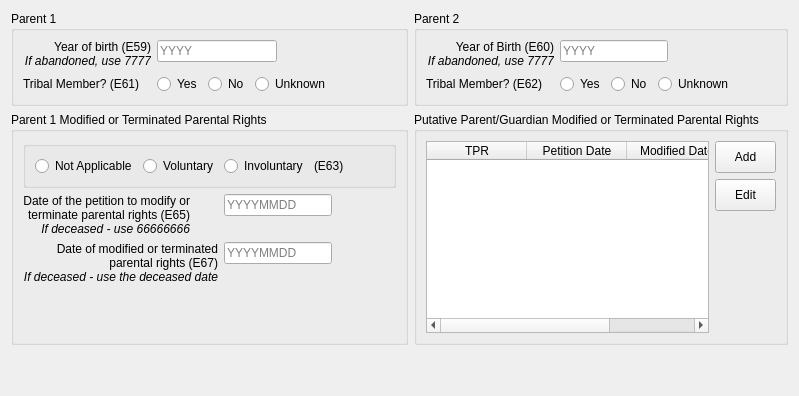
       <widget class="QWidget" name="parent_tab">
        <attribute name="title">
         <string>Parent/Guardian</string>
        </attribute>
        <layout class="QGridLayout" name="gridLayout_8">
         <item row="0" column="0">
          <layout class="QGridLayout" name="gridLayout_7">
           <item row="0" column="0">
            <widget class="QGroupBox" name="parent1_group_box">
             <property name="title">
              <string>Parent 1</string>
             </property>
             <layout class="QFormLayout" name="formLayout_5">
              <item row="0" column="0">
               <widget class="QLabel" name="e59_label">
                <property name="text">
                 <string>Year of birth (E59)&lt;br/&gt;&lt;i&gt;If abandoned, use 7777&lt;/i&gt;</string>
                </property>
                <property name="alignment">
                 <set>Qt::AlignRight|Qt::AlignTrailing|Qt::AlignVCenter</set>
                </property>
               </widget>
              </item>
              <item row="0" column="1">
               <layout class="QHBoxLayout" name="horizontalLayout_34">
                <item>
                 <widget class="QLineEdit" name="e59">
                  <property name="inputMask">
                   <string>9999</string>
                  </property>
                  <property name="placeholderText">
                   <string>YYYY</string>
                  </property>
                 </widget>
                </item>
                <item>
                 <spacer name="horizontalSpacer_25">
                  <property name="orientation">
                   <enum>Qt::Horizontal</enum>
                  </property>
                  <property name="sizeHint" stdset="0">
                   <size>
                    <width>40</width>
                    <height>20</height>
                   </size>
                  </property>
                 </spacer>
                </item>
               </layout>
              </item>
              <item row="1" column="0">
               <widget class="QLabel" name="label_13">
                <property name="text">
                 <string>Tribal Member? (E61)</string>
                </property>
               </widget>
              </item>
              <item row="1" column="1">
               <layout class="QHBoxLayout" name="horizontalLayout_26">
                <item>
                 <widget class="QRadioButton" name="e61_y">
                  <property name="text">
                   <string>Yes</string>
                  </property>
                  <attribute name="buttonGroup">
                   <string notr="true">e61</string>
                  </attribute>
                 </widget>
                </item>
                <item>
                 <widget class="QRadioButton" name="e61_n">
                  <property name="text">
                   <string>No</string>
                  </property>
                  <attribute name="buttonGroup">
                   <string notr="true">e61</string>
                  </attribute>
                 </widget>
                </item>
                <item>
                 <widget class="QRadioButton" name="e61_u">
                  <property name="text">
                   <string>Unknown</string>
                  </property>
                  <attribute name="buttonGroup">
                   <string notr="true">e61</string>
                  </attribute>
                 </widget>
                </item>
                <item>
                 <spacer name="horizontalSpacer_20">
                  <property name="orientation">
                   <enum>Qt::Horizontal</enum>
                  </property>
                  <property name="sizeHint" stdset="0">
                   <size>
                    <width>40</width>
                    <height>20</height>
                   </size>
                  </property>
                 </spacer>
                </item>
               </layout>
              </item>
             </layout>
            </widget>
           </item>
           <item row="1" column="0">
            <widget class="QGroupBox" name="parent1_tpr_group_box">
             <property name="title">
              <string>Parent 1 Modified or Terminated Parental Rights</string>
             </property>
             <layout class="QFormLayout" name="formLayout_6">
              <item row="0" column="0" colspan="2">
               <layout class="QHBoxLayout" name="horizontalLayout_9">
                <item>
                 <widget class="QGroupBox" name="groupBox_5">
                  <layout class="QHBoxLayout" name="horizontalLayout_11">
                   <item>
                    <widget class="QRadioButton" name="e63_na">
                     <property name="text">
                      <string>Not Applicable</string>
                     </property>
                     <attribute name="buttonGroup">
                      <string notr="true">e63</string>
                     </attribute>
                    </widget>
                   </item>
                   <item>
                    <widget class="QRadioButton" name="e63_v">
                     <property name="text">
                      <string>Voluntary</string>
                     </property>
                     <attribute name="buttonGroup">
                      <string notr="true">e63</string>
                     </attribute>
                    </widget>
                   </item>
                   <item>
                    <widget class="QRadioButton" name="e63_i">
                     <property name="text">
                      <string>Involuntary</string>
                     </property>
                     <attribute name="buttonGroup">
                      <string notr="true">e63</string>
                     </attribute>
                    </widget>
                   </item>
                   <item>
                    <widget class="QLabel" name="label">
                     <property name="text">
                      <string>(E63)</string>
                     </property>
                    </widget>
                   </item>
                   <item>
                    <spacer name="horizontalSpacer_29">
                     <property name="orientation">
                      <enum>Qt::Horizontal</enum>
                     </property>
                     <property name="sizeHint" stdset="0">
                      <size>
                       <width>40</width>
                       <height>20</height>
                      </size>
                     </property>
                    </spacer>
                   </item>
                  </layout>
                 </widget>
                </item>
               </layout>
              </item>
              <item row="1" column="0">
               <widget class="QLabel" name="e65_label">
                <property name="text">
                 <string>&lt;html&gt;&lt;head/&gt;&lt;body&gt;&lt;p&gt;Date of the petition to modify or &lt;br/&gt;terminate parental rights (E65)&lt;br/&gt;&lt;span style=&quot; font-style:italic;&quot;&gt;If deceased - use 66666666&lt;/span&gt;&lt;/p&gt;&lt;/body&gt;&lt;/html&gt;</string>
                </property>
                <property name="textFormat">
                 <enum>Qt::RichText</enum>
                </property>
                <property name="alignment">
                 <set>Qt::AlignRight|Qt::AlignTrailing|Qt::AlignVCenter</set>
                </property>
                <property name="wordWrap">
                 <bool>false</bool>
                </property>
               </widget>
              </item>
              <item row="1" column="1">
               <layout class="QHBoxLayout" name="horizontalLayout_36">
                <item>
                 <widget class="QLineEdit" name="e65">
                  <property name="inputMask">
                   <string>99999999</string>
                  </property>
                  <property name="placeholderText">
                   <string>YYYYMMDD</string>
                  </property>
                 </widget>
                </item>
                <item>
                 <spacer name="horizontalSpacer_27">
                  <property name="orientation">
                   <enum>Qt::Horizontal</enum>
                  </property>
                  <property name="sizeHint" stdset="0">
                   <size>
                    <width>40</width>
                    <height>20</height>
                   </size>
                  </property>
                 </spacer>
                </item>
               </layout>
              </item>
              <item row="2" column="0">
               <widget class="QLabel" name="e67_label">
                <property name="text">
                 <string>&lt;html&gt;&lt;head/&gt;&lt;body&gt;&lt;p&gt;Date of modified or terminated &lt;br/&gt;parental rights (E67)&lt;br/&gt;&lt;span style=&quot; font-style:italic;&quot;&gt;If deceased - use the deceased date&lt;/span&gt;&lt;br/&gt;&lt;/p&gt;&lt;/body&gt;&lt;/html&gt;</string>
                </property>
                <property name="alignment">
                 <set>Qt::AlignRight|Qt::AlignTrailing|Qt::AlignVCenter</set>
                </property>
                <property name="wordWrap">
                 <bool>false</bool>
                </property>
               </widget>
              </item>
              <item row="2" column="1">
               <layout class="QHBoxLayout" name="horizontalLayout_37">
                <item>
                 <widget class="QLineEdit" name="e67">
                  <property name="inputMask">
                   <string>99999999</string>
                  </property>
                  <property name="placeholderText">
                   <string>YYYYMMDD</string>
                  </property>
                 </widget>
                </item>
                <item>
                 <spacer name="horizontalSpacer_28">
                  <property name="orientation">
                   <enum>Qt::Horizontal</enum>
                  </property>
                  <property name="sizeHint" stdset="0">
                   <size>
                    <width>40</width>
                    <height>20</height>
                   </size>
                  </property>
                 </spacer>
                </item>
               </layout>
              </item>
             </layout>
            </widget>
           </item>
           <item row="0" column="1">
            <widget class="QGroupBox" name="parent2_group_box">
             <property name="title">
              <string>Parent 2</string>
             </property>
             <layout class="QFormLayout" name="formLayout">
              <item row="0" column="0">
               <widget class="QLabel" name="e60_label">
                <property name="text">
                 <string>Year of Birth (E60)&lt;br/&gt;&lt;i&gt;If abandoned, use 7777&lt;/i&gt;</string>
                </property>
                <property name="alignment">
                 <set>Qt::AlignRight|Qt::AlignTrailing|Qt::AlignVCenter</set>
                </property>
               </widget>
              </item>
              <item row="0" column="1">
               <layout class="QHBoxLayout" name="horizontalLayout_35">
                <item>
                 <widget class="QLineEdit" name="e60">
                  <property name="inputMask">
                   <string>9999</string>
                  </property>
                  <property name="placeholderText">
                   <string>YYYY</string>
                  </property>
                 </widget>
                </item>
                <item>
                 <spacer name="horizontalSpacer_26">
                  <property name="orientation">
                   <enum>Qt::Horizontal</enum>
                  </property>
                  <property name="sizeHint" stdset="0">
                   <size>
                    <width>40</width>
                    <height>20</height>
                   </size>
                  </property>
                 </spacer>
                </item>
               </layout>
              </item>
              <item row="1" column="0">
               <widget class="QLabel" name="label_14">
                <property name="text">
                 <string>Tribal Member? (E62)</string>
                </property>
               </widget>
              </item>
              <item row="1" column="1">
               <layout class="QHBoxLayout" name="horizontalLayout_29">
                <item>
                 <widget class="QRadioButton" name="e62_y">
                  <property name="text">
                   <string>Yes</string>
                  </property>
                  <attribute name="buttonGroup">
                   <string notr="true">e62</string>
                  </attribute>
                 </widget>
                </item>
                <item>
                 <widget class="QRadioButton" name="e62_n">
                  <property name="text">
                   <string>No</string>
                  </property>
                  <attribute name="buttonGroup">
                   <string notr="true">e62</string>
                  </attribute>
                 </widget>
                </item>
                <item>
                 <widget class="QRadioButton" name="e62_u">
                  <property name="text">
                   <string>Unknown</string>
                  </property>
                  <attribute name="buttonGroup">
                   <string notr="true">e62</string>
                  </attribute>
                 </widget>
                </item>
                <item>
                 <spacer name="horizontalSpacer_24">
                  <property name="orientation">
                   <enum>Qt::Horizontal</enum>
                  </property>
                  <property name="sizeHint" stdset="0">
                   <size>
                    <width>40</width>
                    <height>20</height>
                   </size>
                  </property>
                 </spacer>
                </item>
               </layout>
              </item>
             </layout>
            </widget>
           </item>
           <item row="1" column="1">
            <widget class="QGroupBox" name="parent2_tpr_group_box">
             <property name="title">
              <string>Putative Parent/Guardian Modified or Terminated Parental Rights</string>
             </property>
             <layout class="QHBoxLayout" name="horizontalLayout_10">
              <item>
               <widget class="QTableWidget" name="parent2tpr">
                <property name="alternatingRowColors">
                 <bool>true</bool>
                </property>
                <property name="selectionBehavior">
                 <enum>QAbstractItemView::SelectRows</enum>
                </property>
                <property name="showGrid">
                 <bool>true</bool>
                </property>
                <property name="wordWrap">
                 <bool>false</bool>
                </property>
                <property name="cornerButtonEnabled">
                 <bool>false</bool>
                </property>
                <attribute name="verticalHeaderVisible">
                 <bool>false</bool>
                </attribute>
                <column>
                 <property name="text">
                  <string>TPR</string>
                 </property>
                 <property name="toolTip">
                  <string extracomment="Termination of Parental Rights"/>
                 </property>
                 <property name="font">
                  <font>
                   <bold>false</bold>
                  </font>
                 </property>
                </column>
                <column>
                 <property name="text">
                  <string>Petition Date</string>
                 </property>
                </column>
                <column>
                 <property name="text">
                  <string>Modified Date</string>
                 </property>
                </column>
               </widget>
              </item>
              <item>
               <layout class="QVBoxLayout" name="verticalLayout_11">
                <item>
                 <widget class="QPushButton" name="parent2_add_button">
                  <property name="minimumSize">
                   <size>
                    <width>61</width>
                    <height>32</height>
                   </size>
                  </property>
                  <property name="maximumSize">
                   <size>
                    <width>61</width>
                    <height>32</height>
                   </size>
                  </property>
                  <property name="text">
                   <string>Add</string>
                  </property>
                 </widget>
                </item>
                <item>
                 <widget class="QPushButton" name="parent2_edit_button">
                  <property name="minimumSize">
                   <size>
                    <width>61</width>
                    <height>32</height>
                   </size>
                  </property>
                  <property name="maximumSize">
                   <size>
                    <width>61</width>
                    <height>32</height>
                   </size>
                  </property>
                  <property name="text">
                   <string>Edit</string>
                  </property>
                 </widget>
                </item>
                <item>
                 <spacer name="verticalSpacer_10">
                  <property name="orientation">
                   <enum>Qt::Vertical</enum>
                  </property>
                  <property name="sizeHint" stdset="0">
                   <size>
                    <width>20</width>
                    <height>40</height>
                   </size>
                  </property>
                 </spacer>
                </item>
               </layout>
              </item>
             </layout>
            </widget>
           </item>
          </layout>
         </item>
         <item row="1" column="0">
          <spacer name="verticalSpacer">
           <property name="orientation">
            <enum>Qt::Vertical</enum>
           </property>
           <property name="sizeHint" stdset="0">
            <size>
             <width>20</width>
             <height>40</height>
            </size>
           </property>
          </spacer>
         </item>
        </layout>
       </widget>
